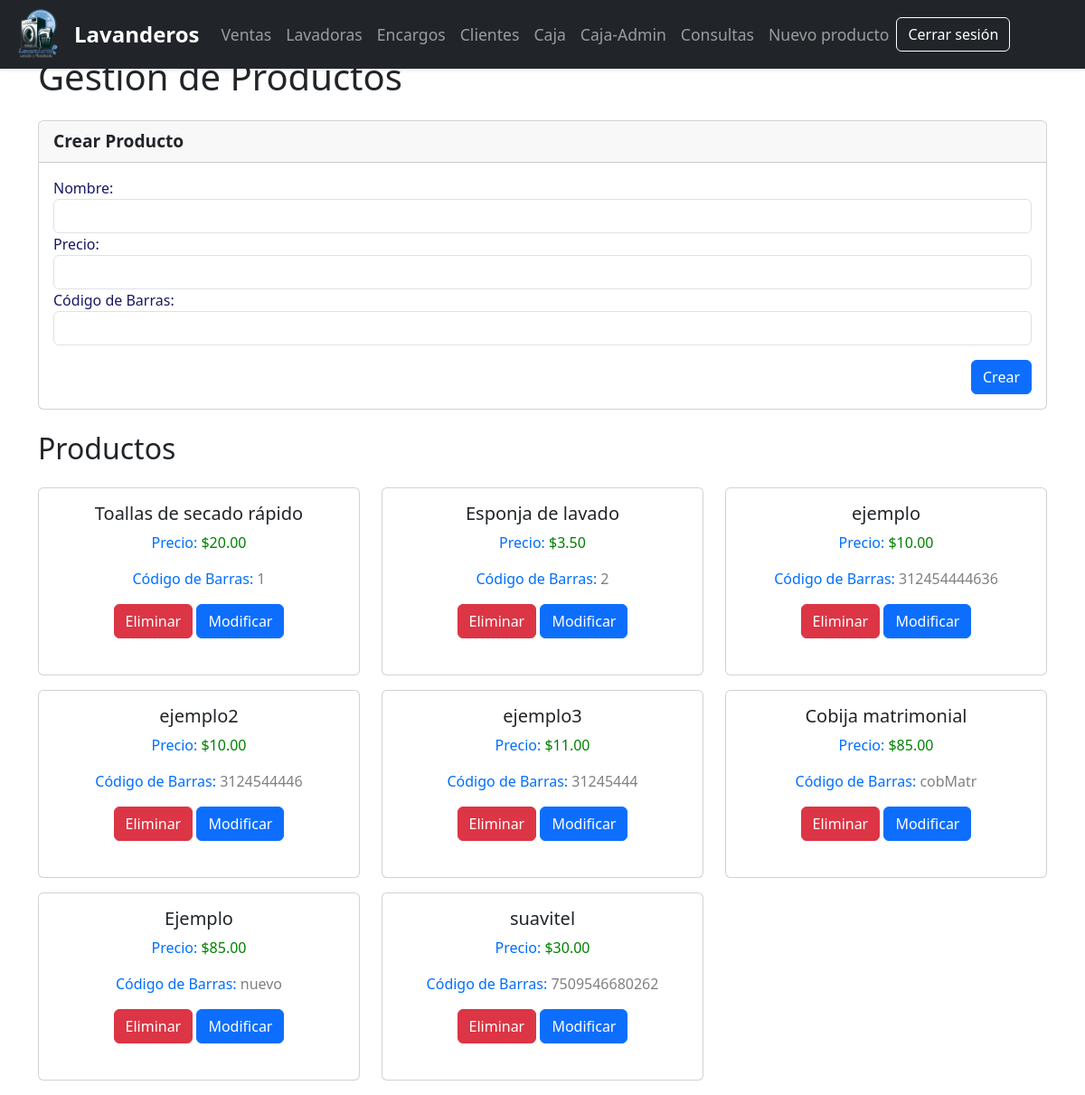
The app's page /crear_producto/ (signed in) with its own data.
### pos/models.py (models this page shows)
class Producto(models.Model):
    nombre = models.CharField(max_length=100)
    precio = models.DecimalField(max_digits=10, decimal_places=2)
    codigo_barras = models.CharField(max_length=100)

### pos/decorators.py (the view)
    def _wrapped_view(request, *args, **kwargs):
        if not request.user.is_superuser:
            return HttpResponseForbidden("No tienes permiso para acceder a esta página.")
        return view_func(request, *args, **kwargs)

### pos/views.py (called while the page is built)
@superusuario_required
def crear_producto(request):
    productos = Producto.objects.all()
    if request.method == 'POST':
        nombre = request.POST.get('nombre')
        precio = request.POST.get('precio')
        codigo_barras = request.POST.get('codigo_barras')
        producto = Producto(nombre=nombre, precio=precio, codigo_barras=codigo_barras)
        producto.save()
        return redirect('crear_producto')
    else:
        return render(request, 'producto.html', {'productos': productos})

### pos/templates/producto.html (shortened to what this page needs)
<!DOCTYPE html>
<html lang="es">
<head>
</head>
<body>
    {% include 'layouts/navbar.html' %}
    <div class="container mt-7">
        <h1 class="mt-5 mb-4">Gestión de Productos</h1>
        <div class="card mb-4">
            <div class="card-header color-blue">Crear Producto</div>
            <div class="card-body">
                <form action="{% url 'crear_producto' %}" method="post">
                    <div class="form-group blue">
                        <label for="nombre">Nombre:</label>
                        <input type="text" class="form-control" id="nombre" name="nombre" required>
                    </div>
                    <div class="form-group blue">
                        <label for="precio">Precio:</label>
                        <input type="number" class="form-control" id="precio" name="precio" step="0.01" required>
                    </div>
                    <div class="form-group mb-3 blue">
                        <label for="codigo_barras">Código de Barras:</label>
                        <input type="text" class="form-control" id="codigo_barras" name="codigo_barras" >
                    </div>
                    <div class="text-end">
                    <button type="submit" class="btn btn-primary">Crear</button>
                    </div>
                </form>
            </div>
        </div>
        <h2 class="mb-4">Productos</h2>
        <div class="row">
            {% for producto in productos %}
            <div class="col-md-4 mb-3">
                <div class="card">
                    <div class="card-body text-center mb-4 ">
                        <h5 class="card-title">{{ producto.nombre }}</h5>
                        <p class="card-text">
                            <span class="color-price">Precio: </span>
                            <span class="color-green">${{ producto.precio }}</span>
                        </p>
                        <p class="card-text">
                            <span class="color-price">Código de Barras: </span>
                            <span class="color-grey">{{ producto.codigo_barras }}</span>
                        </p>
                        <div class="text-center">
                        <button class="btn btn-danger" onclick="eliminarProducto({{ producto.id }})">Eliminar</button>
                        <button class="btn btn-primary modificar-producto">Modificar</button>
                        </div>
                    </div>
                </div>
            </div>
            {% endfor %}
        </div>
    </div>
</body>
</html>

### pos/templates/producto.html (style rules this page uses)
.mt-7, .my-7 { margin-top: 3.8rem !important; }
.color-blue { color: #0c4de6; font-weight: bold; font-size: 1.2rem; }
.blue { color: #181864; }
.color-green { color: #008000; }
.color-price { color: rgb(0, 110, 255); }
.color-grey { color: gray; }

### pos/templates/layouts/navbar.html (style rules this page uses)
.mt-7, .my-7 { margin-top: 3.8rem !important; }

### records on screen
Producto: nombre "Toallas de secado rápido", precio "20.00", codigo_barras "1"
Producto: nombre "Esponja de lavado", precio "3.50", codigo_barras "2"
Producto: nombre "ejemplo", precio "10.00", codigo_barras "312454444636"
Producto: nombre "ejemplo2", precio "10.00", codigo_barras "3124544446"
Producto: nombre "ejemplo3", precio "11.00", codigo_barras "31245444"
Producto: nombre "Cobija matrimonial", precio "85.00", codigo_barras "cobMatr"
Producto: nombre "Ejemplo", precio "85.00", codigo_barras "nuevo"
Producto: nombre "suavitel", precio "30.00", codigo_barras "7509546680262"
